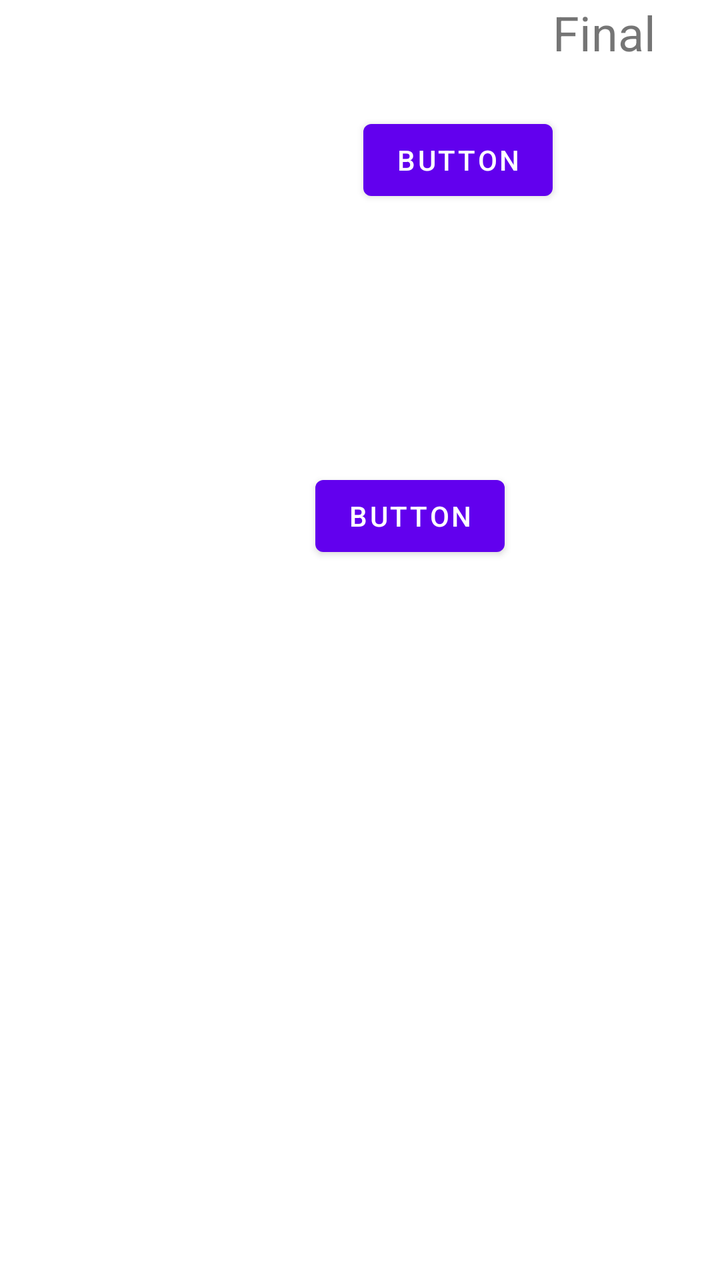
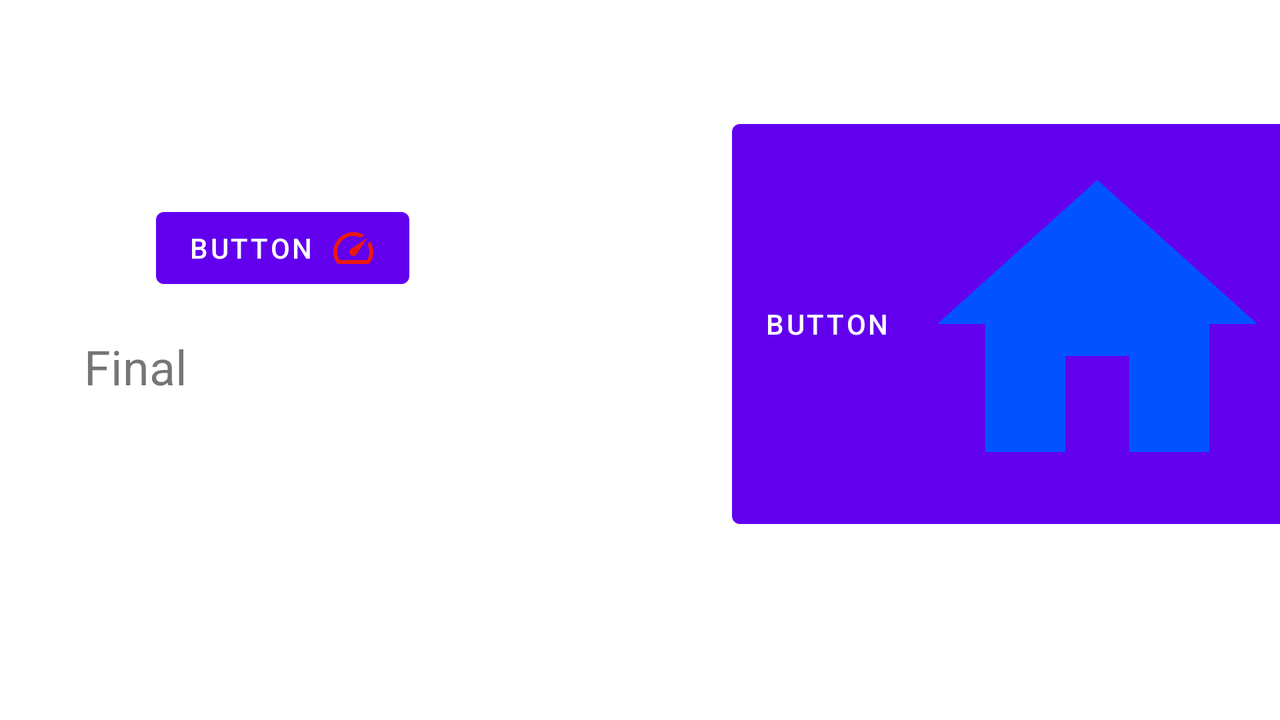

First picture: res/layout/ on a phone held upright. Second picture: the repository's own variant of that layout, on a device whose configuration matches the variant's folder. Source for both follows.
<!-- AndroidManifest.xml: application theme Theme.20221031 -->
<!-- res/layout/activity_main_final.xml -->
<?xml version="1.0" encoding="utf-8"?>
<androidx.constraintlayout.widget.ConstraintLayout xmlns:android="http://schemas.android.com/apk/res/android"
    xmlns:app="http://schemas.android.com/apk/res-auto"
    xmlns:tools="http://schemas.android.com/tools"
    android:layout_width="match_parent"
    android:layout_height="match_parent"
    tools:context=".MainActivityFinal">

    <TextView
        android:id="@+id/textView"
        android:layout_width="wrap_content"
        android:layout_height="wrap_content"
        android:layout_marginEnd="32dp"
        android:text="Final"
        android:textSize="24sp"
        app:layout_constraintEnd_toEndOf="parent"
        tools:layout_editor_absoluteY="234dp" />

    <Button
        android:id="@+id/button"
        android:layout_width="wrap_content"
        android:layout_height="wrap_content"
        android:layout_marginTop="234dp"
        android:layout_marginEnd="24dp"
        android:text="Button"
        app:layout_constraintEnd_toStartOf="@+id/textView"
        app:layout_constraintTop_toTopOf="parent" />

    <Button
        android:id="@+id/button2"
        android:layout_width="wrap_content"
        android:layout_height="wrap_content"
        android:layout_marginTop="56dp"
        android:text="Button"
        app:layout_constraintEnd_toStartOf="@+id/textView"
        app:layout_constraintTop_toTopOf="parent" />
</androidx.constraintlayout.widget.ConstraintLayout>
<!-- resources referenced by this layout -->
<resources>
  <style name="Theme.20221031" parent="Theme.MaterialComponents.DayNight.DarkActionBar">
          
          <item name="colorPrimary">@color/purple_500</item>
          <item name="colorPrimaryVariant">@color/purple_700</item>
          <item name="colorOnPrimary">@color/white</item>
          
          <item name="colorSecondary">@color/teal_200</item>
          <item name="colorSecondaryVariant">@color/teal_700</item>
          <item name="colorOnSecondary">@color/black</item>
          
          <item name="android:statusBarColor" tools:targetApi="l">?attr/colorPrimaryVariant</item>
          
      </style>
  <color name="purple_500">#FF6200EE</color>
  <color name="purple_700">#FF3700B3</color>
  <color name="white">#FFFFFFFF</color>
  <color name="teal_200">#FF03DAC5</color>
  <color name="teal_700">#FF018786</color>
  <color name="black">#FF000000</color>
</resources>
<!-- res/layout-land/activity_main_final.xml (the repository's variant of the layout above) -->
<!-- drawn on the phone turned sideways -->
<?xml version="1.0" encoding="utf-8"?>
<androidx.constraintlayout.widget.ConstraintLayout xmlns:android="http://schemas.android.com/apk/res/android"
    xmlns:app="http://schemas.android.com/apk/res-auto"
    xmlns:tools="http://schemas.android.com/tools"
    android:layout_width="match_parent"
    android:layout_height="match_parent"
    tools:context=".MainActivityFinal">

    <TextView
        android:id="@+id/textView"
        android:layout_width="wrap_content"
        android:layout_height="wrap_content"
        android:layout_marginStart="42dp"
        android:layout_marginTop="167dp"
        android:text="Final"
        android:textSize="24sp"
        app:layout_constraintStart_toStartOf="parent"
        app:layout_constraintTop_toTopOf="parent" />

    <Button
        android:id="@+id/button"
        android:layout_width="wrap_content"
        android:layout_height="wrap_content"
        android:layout_marginStart="288dp"
        android:layout_marginTop="56dp"
        android:drawableRight="@drawable/ic_baseline_home_24"
        android:text="Button"
        app:layout_constraintStart_toStartOf="@+id/button2"
        app:layout_constraintTop_toTopOf="parent" />

    <Button
        android:id="@+id/button2"
        android:layout_width="wrap_content"
        android:layout_height="wrap_content"
        android:layout_marginStart="36dp"
        android:layout_marginBottom="19dp"
        android:drawableRight="@drawable/ic_baseline_speed_24"
        android:text="Button"
        app:layout_constraintBottom_toTopOf="@+id/textView"
        app:layout_constraintStart_toStartOf="@+id/textView" />
</androidx.constraintlayout.widget.ConstraintLayout>
<!-- resources referenced by the variant -->
<!-- as the phone turned sideways resolves them -->
<resources>
  <!-- drawable ic_baseline_home_24 (drawable) -->
  <vector android:height="192dp" android:tint="#0252FF"
      android:viewportHeight="24" android:viewportWidth="24"
      android:width="192dp" xmlns:android="http://schemas.android.com/apk/res/android">
      <path android:fillColor="@android:color/white" android:pathData="M10,20v-6h4v6h5v-8h3L12,3 2,12h3v8z"/>
  </vector>
  <!-- drawable ic_baseline_speed_24 (drawable) -->
  <vector android:height="24dp" android:tint="#EA1812"
      android:viewportHeight="24" android:viewportWidth="24"
      android:width="24dp" xmlns:android="http://schemas.android.com/apk/res/android">
      <path android:fillColor="@android:color/white"
          android:pathData="M20.38,8.57l-1.23,1.85a8,8 0,0 1,-0.22 7.58L5.07,18A8,8 0,0 1,15.58 6.85l1.85,-1.23A10,10 0,0 0,3.35 19a2,2 0,0 0,1.72 1h13.85a2,2 0,0 0,1.74 -1,10 10,0 0,0 -0.27,-10.44zM10.59,15.41a2,2 0,0 0,2.83 0l5.66,-8.49 -8.49,5.66a2,2 0,0 0,0 2.83z"/>
  </vector>
  <style name="Theme.20221031" parent="Theme.MaterialComponents.DayNight.DarkActionBar">
          
          <item name="colorPrimary">@color/purple_500</item>
          <item name="colorPrimaryVariant">@color/purple_700</item>
          <item name="colorOnPrimary">@color/white</item>
          
          <item name="colorSecondary">@color/teal_200</item>
          <item name="colorSecondaryVariant">@color/teal_700</item>
          <item name="colorOnSecondary">@color/black</item>
          
          <item name="android:statusBarColor" tools:targetApi="l">?attr/colorPrimaryVariant</item>
          
      </style>
  <color name="purple_500">#FF6200EE</color>
  <color name="purple_700">#FF3700B3</color>
  <color name="white">#FFFFFFFF</color>
  <color name="teal_200">#FF03DAC5</color>
  <color name="teal_700">#FF018786</color>
  <color name="black">#FF000000</color>
</resources>
